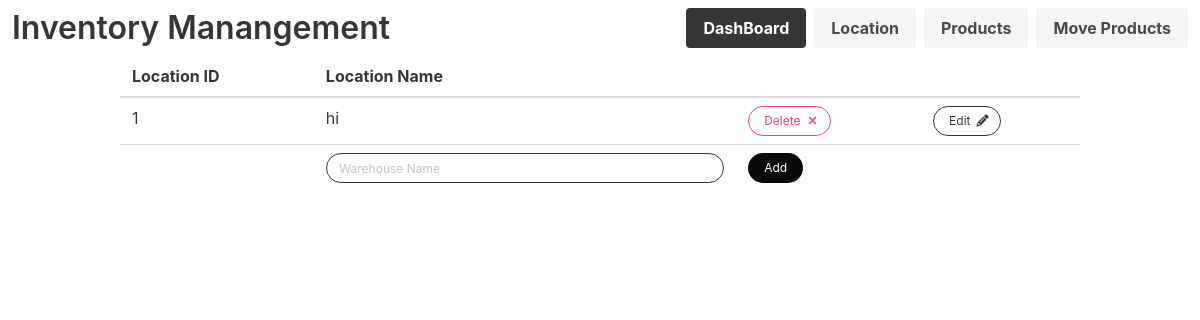
Page /location on the earlier database version.
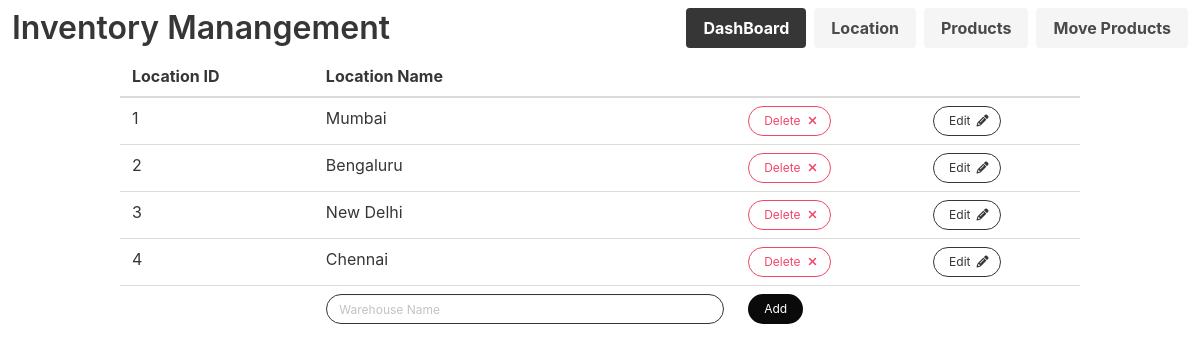
Same page on the later database version.
### tables this page shows
CREATE TABLE location(loc_id INTEGER PRIMARY KEY AUTOINCREMENT,
                                 loc_name TEXT UNIQUE NOT NULL);

### app.py (the view, shortened to what this page needs)
@app.route('/location', methods=['POST', 'GET'])
def location():
    init_database()
    msg = None
    db = sqlite3.connect(DATABASE_NAME)
    cursor = db.cursor()
    cursor.execute("SELECT * FROM location")
    warehouse_data = cursor.fetchall()
    return render('location.html',
                  link=link, warehouses=warehouse_data, transaction_message=msg,
                  title="Warehouse Locations")

### templates/location.html (shortened to what this page needs)
{% extends 'base-template.html' %}
{% block content %}
<div class="container">
    <table class="table  is-fullwidth">
        <thead>
            <th>Location ID</th>
            <th>Location Name</th>
            <th></th>
            <th></th>
        </thead>
        <tbody>
            {% for location in warehouses %}
                <tr>
                    <td>{{ location[0] }}</td>
                    <td>{{ location[1] }}</td>
                    <td>
                        <a href="{{ url_for('delete', loc_id=location[0], type='location') }}">
                            <button name="button" type="button" class="button is-danger is-rounded is-small is-outlined" value= "delete">
                                <span>Delete</span>
                                <span class="icon is-small">
                                    <i class="fa fa-times"></i>
                                </span>
                            </button>
                        </a>
                    </td>
                        <td>
                            <a name="button" value= "edit" type="button" class="button is-dark is-rounded is-small is-outlined modal-button" data-toggle="modal" data-target="#edit_{{ location[0] }}" >
                                <span>Edit</span>
                                <span class="icon is-small">
                                    <i class="fa fa-pencil"></i>
                                </span>
                            </a>
                        </td>
                    </tr>
                {% endfor %}
                <tr>
                    <form action = "{{url_for('location')}}" method = "POST">
                        <td></td>
                        <td>
                            <input class="input is-small is-dark is-rounded" name= "warehouse_name" placeholder="Warehouse Name" required autofocus>
                        </td>
                        <td>
                            <input type= "submit" class="button is-black is-small is-rounded" value= "Add" /><br>
                        </td>
                    </form>
                </tr>
            </tbody>
        </table>
    </div>
 {% endblock %}

Differences in the rows shown:
changed location id 1: loc_name "hi" → "Mumbai"
added location: loc_id "2", loc_name "Bengaluru"
added location: loc_id "3", loc_name "New Delhi"
added location: loc_id "4", loc_name "Chennai"
